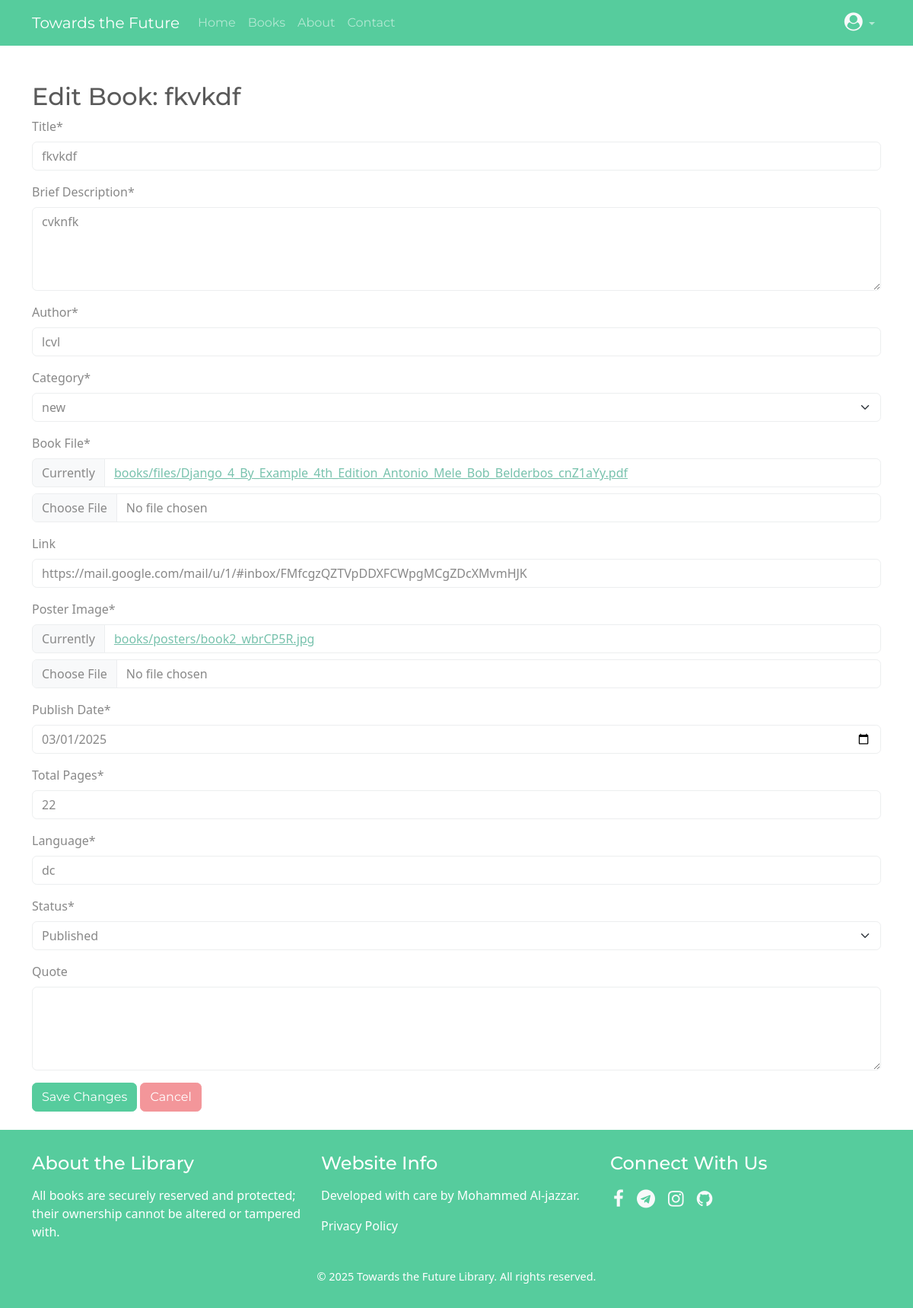
The page /edit-book/5/ (signed in) on the database as committed earlier.
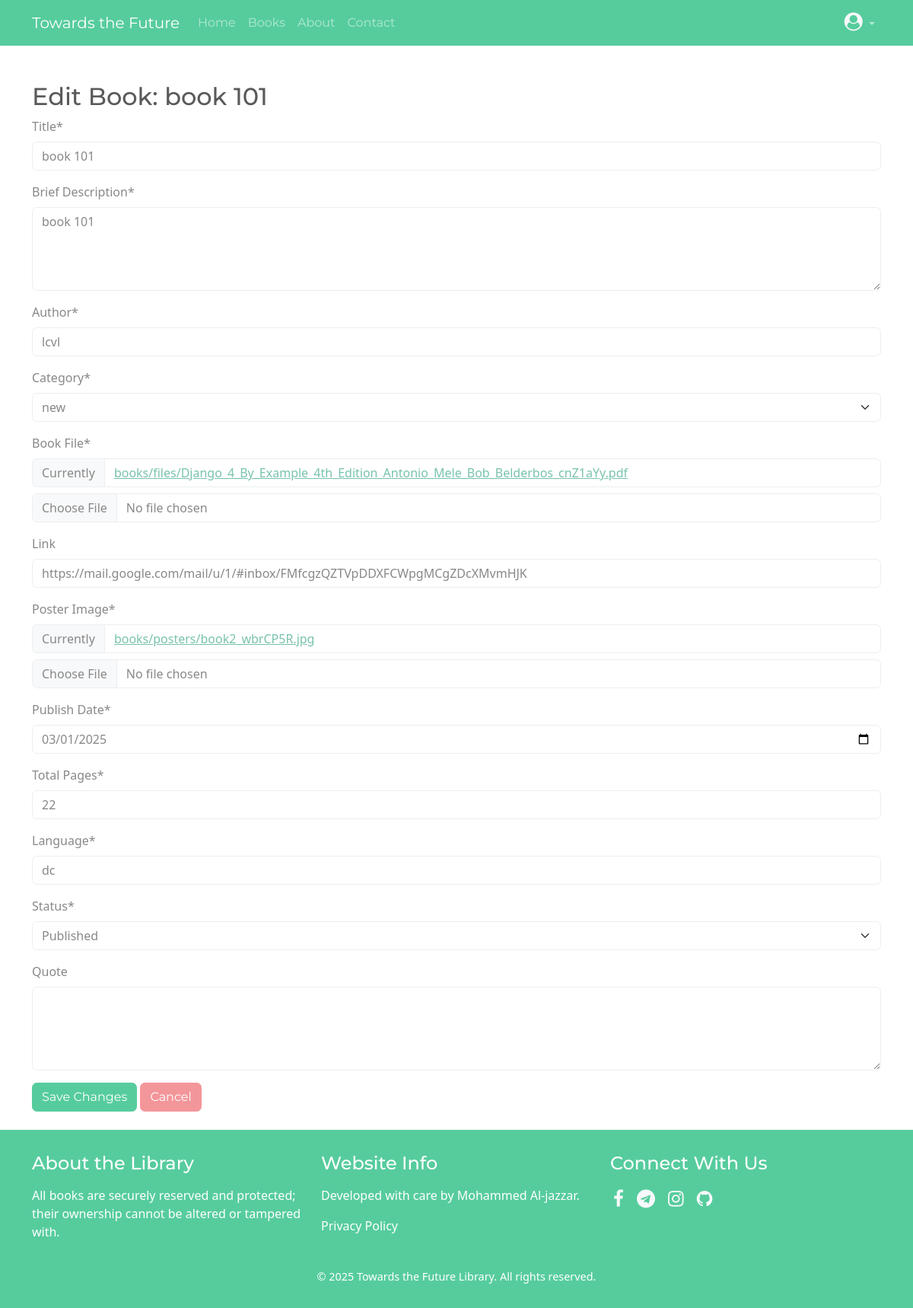
The same page on the database as committed later.
### library/models.py (models this page shows, shortened)
class Book(models.Model):
    STATUS = [
        ('draft', 'Draft'),
        ('published', 'Published'),
    ]
    title = models.CharField(max_length=255, verbose_name="Title")
    description = models.TextField(verbose_name="Brief Description")
    author = models.CharField(max_length=255, verbose_name="Author")
    category = models.ForeignKey('Category', on_delete=models.CASCADE, verbose_name="Category", related_name="categories")  # تعديل هنا
    book_file = models.FileField(upload_to='books/files/', verbose_name="Book File")
    link = models.URLField(blank=True, null=True, verbose_name="Link")
    poster_image = models.ImageField(upload_to='books/posters/', verbose_name="Poster Image")
    publish_date = models.DateField(verbose_name="Publish Date")
    added_by = models.ForeignKey(settings.AUTH_USER_MODEL, on_delete=models.CASCADE, verbose_name="Added By")
    total_pages = models.PositiveIntegerField(verbose_name="Total Pages")
    language = models.CharField(max_length=50, verbose_name="Language")
    status = models.CharField(max_length=20, choices=STATUS, default='pending', verbose_name="Status")
    views_count = models.PositiveIntegerField(default=0, verbose_name="Views Count")
    quote = models.TextField(blank=True, null=True, verbose_name="Quote")
    download_count = models.PositiveIntegerField(default=0, verbose_name="Download Count")
    class Meta:
        verbose_name = "Book"
        verbose_name_plural = "Books"

### library/views.py (the view)
# urls.py: path('edit-book/<int:book_id>/', views.edit_book, name='edit_book'),
@staff_member_required
def edit_book(request, book_id):
    book = get_object_or_404(Book, id=book_id)
    if request.method == "POST":
        form = BookForm(request.POST, request.FILES, instance=book)
        if form.is_valid():
            form.save()
            messages.success(request, "Book updated successfully!")
            return redirect('library:admin_dashboard')
    else:
        form = BookForm(instance=book)
    return render(request, 'edit_book.html', {'form': form, 'book': book})

### library/forms.py
class BookForm(forms.ModelForm):
    class Meta:
        model = Book
        fields = ['title', 'description', 'author', 'category', 'book_file', 'link', 'poster_image', 'publish_date', 'total_pages', 'language', 'status']

### library/models.py (called while the page is built)
    def __str__(self):
        return self.name

### library/templates/edit_book.html (shortened to what this page needs)
{% extends 'base.html' %}
{% load crispy_forms_tags %}
{% block content %}
<div class="container mt-5 mb-4">
    <h2>Edit Book: {{ book.title }}</h2>
    <form method="POST" enctype="multipart/form-data">
        {{ form|crispy }}
        <button type="submit" class="btn btn-success">Save Changes</button>
        <a href="{% url 'library:admin_dashboard' %}" class="btn btn-secondary">Cancel</a>
    </form>
</div>
{% endblock %}

Rows that differ between the two databases and show on the page:
changed Book "lcvl": title "fkvkdf" → "book 101"; description "cvknfk" → "book 101"
